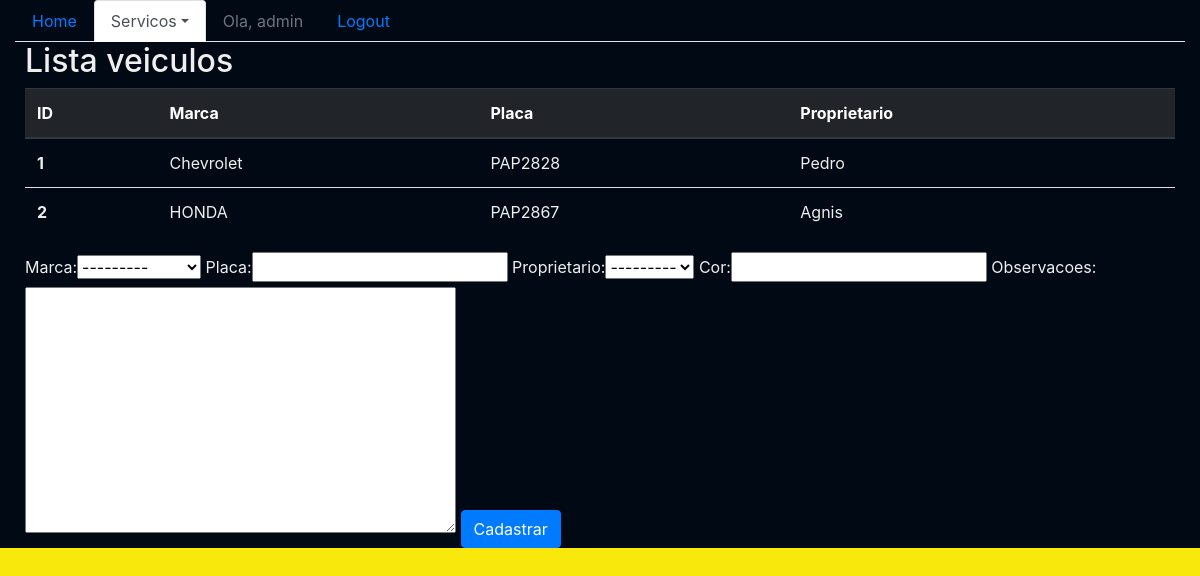
Page /sistema/veiculos/ (signed in) on the committed database.
### core/models.py (models this page shows, shortened)
class Veiculo(models.Model):
    marca = models.ForeignKey(Marca, on_delete=models.CASCADE)
    placa = models.CharField(max_length=7)
    proprietario = models.ForeignKey(Pessoa, on_delete=models.PROTECT)
    cor = models.CharField(max_length=15)
    observacoes = models.TextField()

class Marca(models.Model):
    nome = models.CharField(max_length=50)
    def __str__(self):
        return self.nome

class Pessoa(models.Model):
    nome = models.CharField(max_length=100)
    endereco = models.CharField(max_length=200)
    telefone = models.CharField(max_length=20)
    def __str__(self):
        return self.nome

### core/views.py (the view)
@login_required()
def lista_veiculos(request):
    form = VeiculoForm()
    veiculos = Veiculo.objects.all()
    data = {'veiculos': veiculos, 'form': form}
    return render(request, 'core/lista_veiculos.html', data)

### core/forms.py
class VeiculoForm(ModelForm):
    class Meta:
        model = Veiculo
        fields = '__all__'

### core/templates/core/lista_veiculos.html (shortened to what this page needs)
{% extends 'base.html' %}
{% load bootstrap %}
{% block menu%}
    <ul class="nav nav-tabs">
        <li class="nav-item">
            <a class="nav-link" href="{% url 'core_home' %}">Home</a>
        </li>
        <li class="nav-item dropdown">
        <li class="nav-item active dropdown">
            <a class="nav-link dropdown-toggle active" data-toggle="dropdown" href="#" role="button" aria-haspopup="true" aria-expanded="false">Servicos</a>
        </li>
        {% if user.is_authenticated %}
        <li class="nav-item">
                <a class="nav-link disabled" href="">Ola, {{ user }}</a>
        </li>
        <li class="nav-item">
                <a class="nav-link" href="{% url 'logout' %}">Logout</a>
        </li>
    {% else %}
    <li class="nav-item">
            <a class="nav-link" href="{% url 'login' %}">Login</a>
    </li>
    {% endif %}
    </ul>
{% endblock %}
{% block main %}
<div class="row">
    <div class="col">
        <h2>Lista veiculos</h2>
        <table class="table">
                <thead class="thead-dark">
                    <tr>
                    <th scope="col">ID</th>
                    <th scope="col">Marca</th>
                    <th scope="col">Placa</th>
                    <th scope="col">Proprietario</th>
                    </tr>
                </thead>
                <tbody>
                    {% for veiculo in veiculos %}
                    <tr>
                    <th scope="row">{{ veiculo.id }}</th>
                    <td>{{ veiculo.marca }}</td>
                    <td>{{ veiculo.placa }}</td>
                    <td>{{ veiculo.proprietario }}</td>
                    </tr>
                    {% endfor %}
                </tbody>
            </table>
        <form action="{% url 'core_veiculo_novo' %}" method="POST">
            {{ form|bootstrap }}
            <button type="submit" class="btn btn-primary">Cadastrar</button>
        </form>
    </div>
</div>
{% endblock %}

### rows in the picture
Veiculo: id "1", marca "Chevrolet", placa "PAP2828", proprietario "Pedro"
Veiculo: id "2", marca "HONDA", placa "PAP2867", proprietario "Agnis"

### other values in the picture
{{ user }} "admin"
